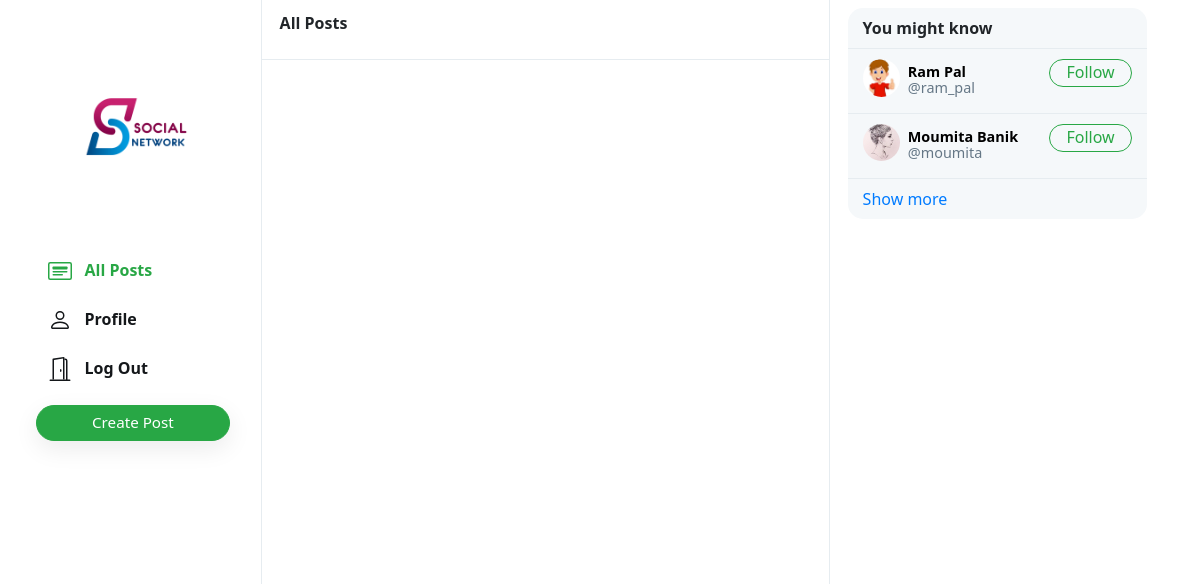
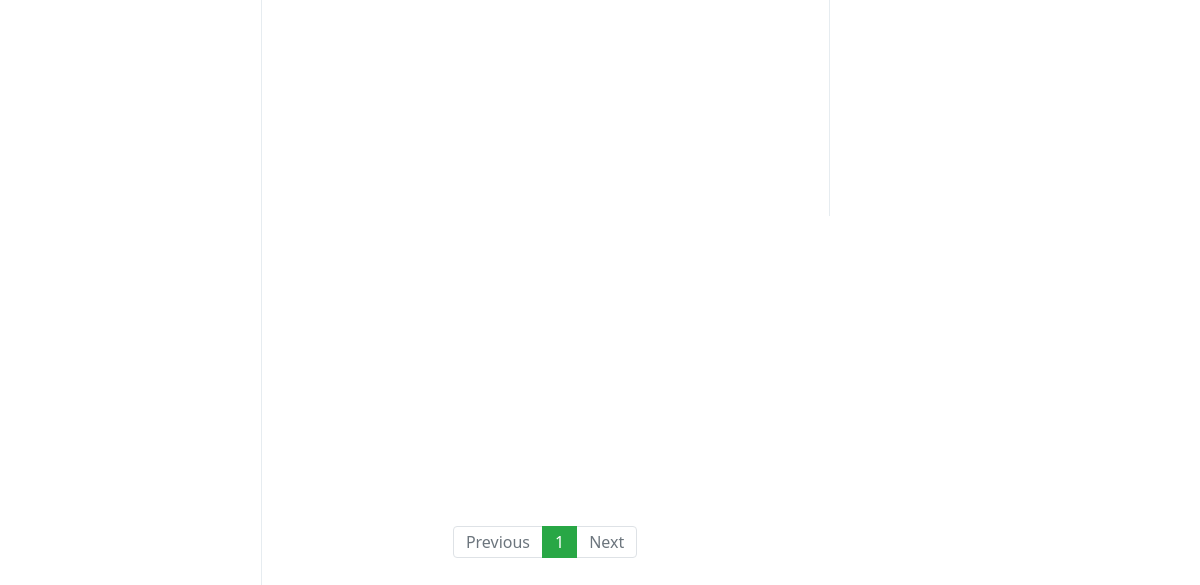
The page /network/ (signed in) on the database as committed earlier (2 pictures, top to bottom).
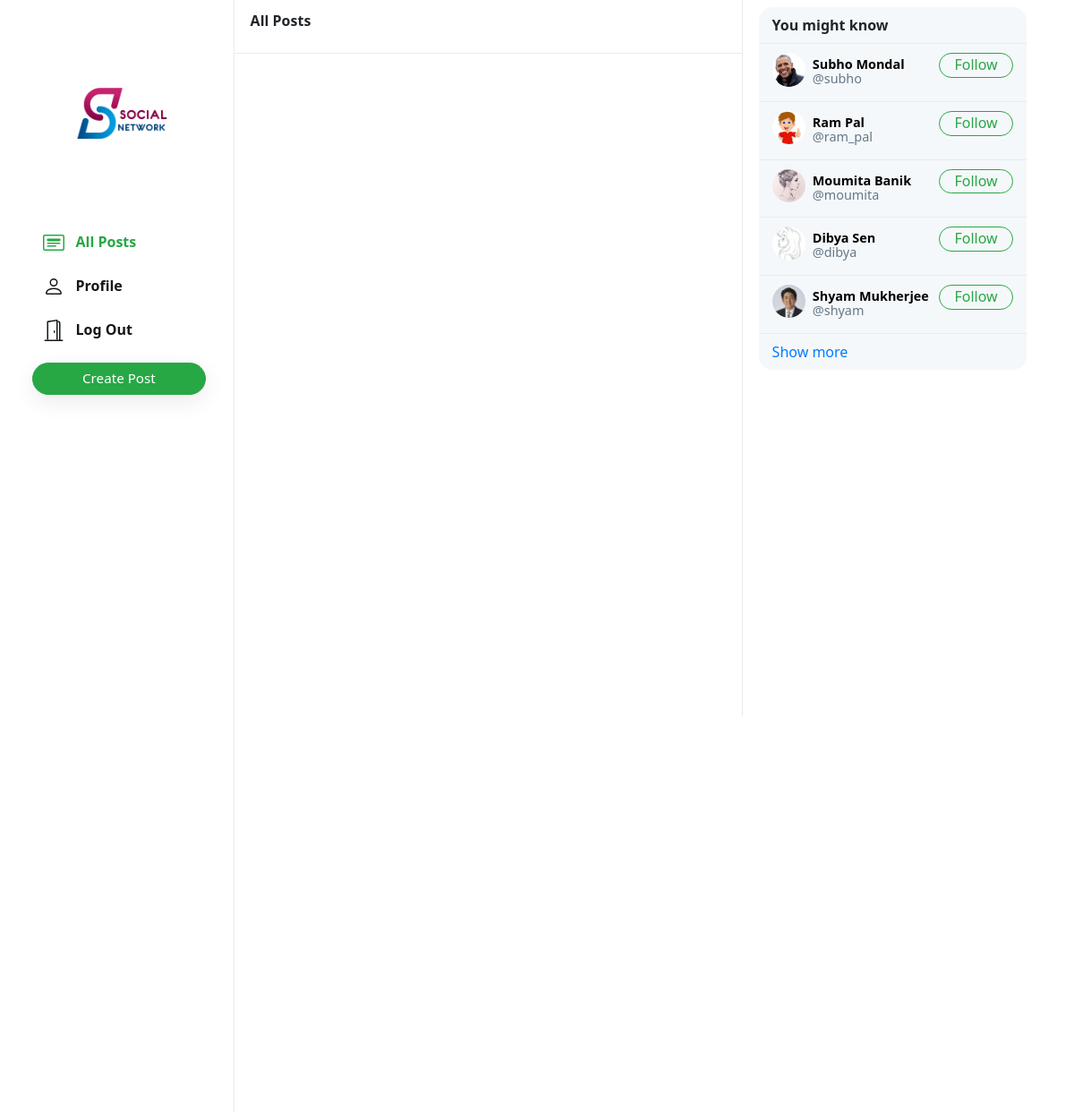
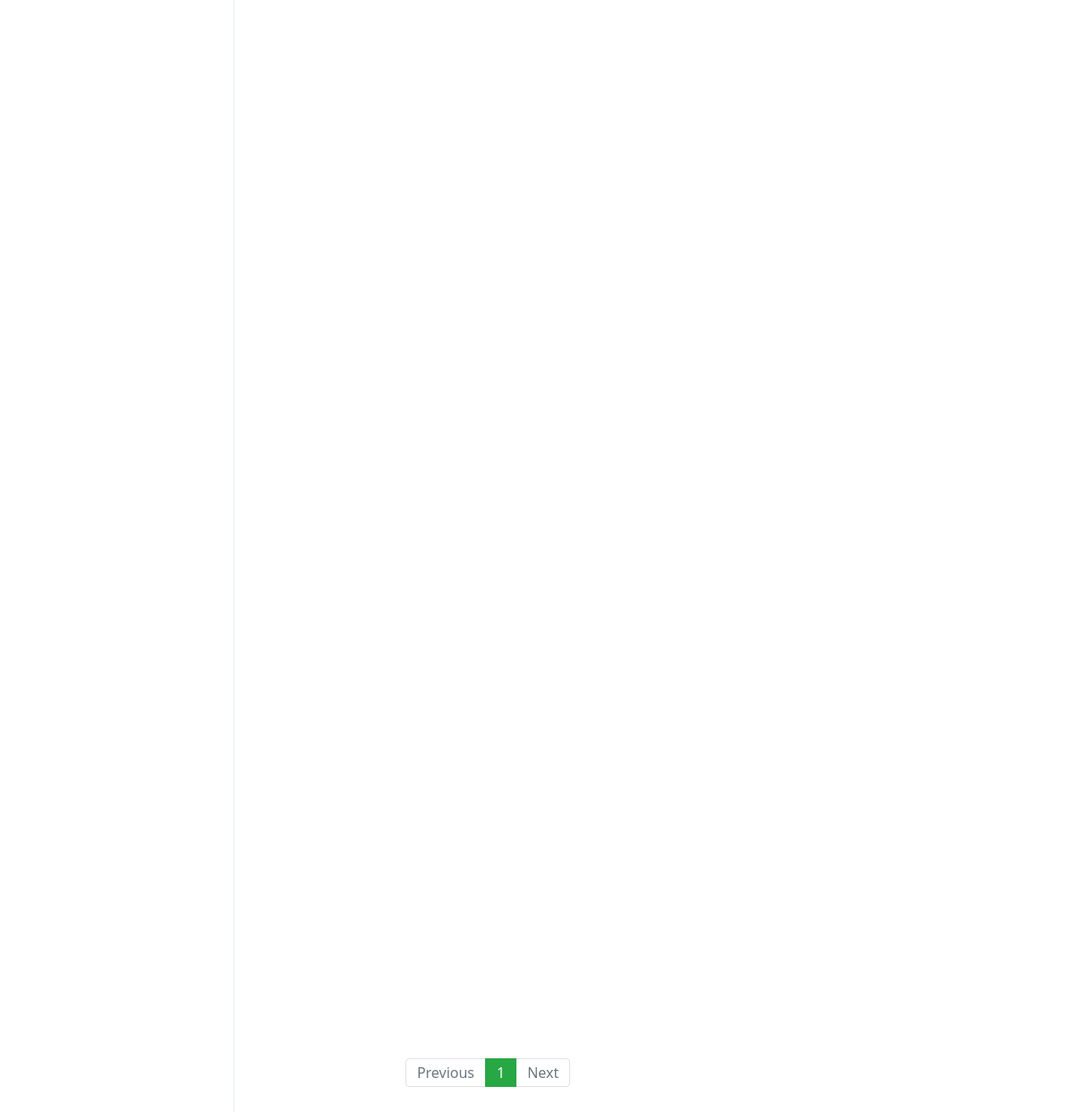
The same page on the database as committed later (2 pictures, top to bottom).
### network/models.py (models this page shows, shortened)
class User(AbstractUser):
    profile_pic = models.ImageField(upload_to='profile_pic/')
    bio = models.TextField(max_length=160, blank=True, null=True)
    cover = models.ImageField(upload_to='covers/', blank=True)

### network/views.py (the view)
# urls.py: path("", views.index, name="index"),
def index(request):
    all_posts = Post.objects.all().order_by('-date_created')
    paginator = Paginator(all_posts, 10)
    page_number = request.GET.get('page')
    if page_number == None:
        page_number = 1
    posts = paginator.get_page(page_number)
    followings = []
    suggestions = []
    if request.user.is_authenticated:
        followings = Follower.objects.filter(followers=request.user).values_list('user', flat=True)
        suggestions = User.objects.exclude(pk__in=followings).exclude(username=request.user.username).order_by("?")[:6]
    return render(request, "network/index.html", {
        "posts": posts,
        "suggestions": suggestions,
        "page": "all_posts",
        'profile': False
    })

### network/templates/network/index.html (shortened to what this page needs)
{% extends "network/layout.html" %}
{% load static %}
{% block body %}
    <div class="main-div">
        <div class="left-div">
            <nav class="head heading">
                {% if page == 'all_posts' %}
                    All Posts
                {% elif page == 'profile' %}
                    Profile
                {% else %}
                    Explore
                {% endif %}
            </nav>
            <div class="left-div-content">
                <div class="posts-view">
                    <div class="main-div-content">
                        <nav aria-label="Page navigation example" class="pagination-bar">
                            <ul class="pagination justify-content-center">
                                {% if posts.has_previous %}
                                    <li class="page-item">
                                        <a class="page-link" href="?page={{ posts.previous_page_number | default:1}}" tabindex="-1" aria-disabled="true">Previous</a>
                                    </li>
                                {% else %}
                                    <li class="page-item disabled">
                                        <a class="page-link" href="" tabindex="-1" aria-disabled="true">Previous</a>
                                    </li>
                                {% endif %}
                                {% for each in posts.paginator.page_range %}
                                    {% if each == posts.number %}
                                        <li class="page-item active"><a class="page-link" href="?page={{each}}">{{each}}</a></li>
                                    {% else %}
                                        <li class="page-item"><a class="page-link" href="?page={{each}}">{{each}}</a></li>
                                    {% endif %}
                                {% endfor %}
                                {% if posts.has_next %}
                                    <li class="page-item">
                                        <a class="page-link" href="?page={{ posts.next_page_number }}">Next</a>
                                    </li>
                                {% else %}
                                    <li class="page-item disabled">
                                        <a class="page-link" href="">Next</a>
                                    </li>
                                {% endif %}
                            </ul>
                          </nav>
                    </div>
                </div>
            </div>
        </div>
    </div>
{% endblock %}

### network/templates/network/layout.html (shortened to what the changed rows need)
{% load static %}
<!DOCTYPE html>
<html lang="en">
    <head>
        <link rel="stylesheet" href="https://stackpath.bootstrapcdn.com/bootstrap/4.4.1/css/bootstrap.min.css">
        <link href="{% static 'network/styles.css' %}" rel="stylesheet">
    </head>
    <body>
        <div class="body" data-page="{{page}}">
            {% block body %}
            {% endblock %}
            <div class="right-div">
                <div class='right-div-content'>
                    {% if user.is_authenticated %}
                        <div class="suggestion-box">
                            {% for suggestion in suggestions %}
                                <div class="suggestion-user">
                                    <div>
                                        <a href="{% url 'profile' suggestion.username %}">
                                            <div class="small-profilepic" style="background-image: url(/media/{{suggestion.profile_pic}})"></div>
                                        </a>
                                    </div>
                                    <div class="user-details">
                                        <a href="{% url 'profile' suggestion.username %}">
                                            <div id="user-name">
                                                <strong>
                                                    {{suggestion.first_name}} {{suggestion.last_name}}
                                                </strong>
                                            </div>
                                            <div class="grey">@{{suggestion.username}}</div>
                                        </a>
                                    </div>
                                    <div>
                                        <button class="btn btn-outline-success" type="button" onclick="follow_user(this,'{{suggestion.username}}','suggestion')">Follow</button>
                                    </div>
                                </div>
                            {% empty %}
                                    <div style="text-align: center; border-bottom: .5px solid #e6ecf0; padding: 10px 15px;">
                                        <span class="grey" style="font-size: .9em;">No suggestions available.</span>
                                    </div>
                            {% endfor %}
                        </div>
                    {% endif %}
                </div>
            </div>
        </div>
    </body>
</html>

Rows that differ between the two databases and show on the page:
added User: profile_pic (picture), first_name "Subho", last_name "Mondal", username "subho"
added User: profile_pic (picture), first_name "Dibya", last_name "Sen", username "dibya"
added User: profile_pic (picture), first_name "Shyam", last_name "Mukherjee", username "shyam"
